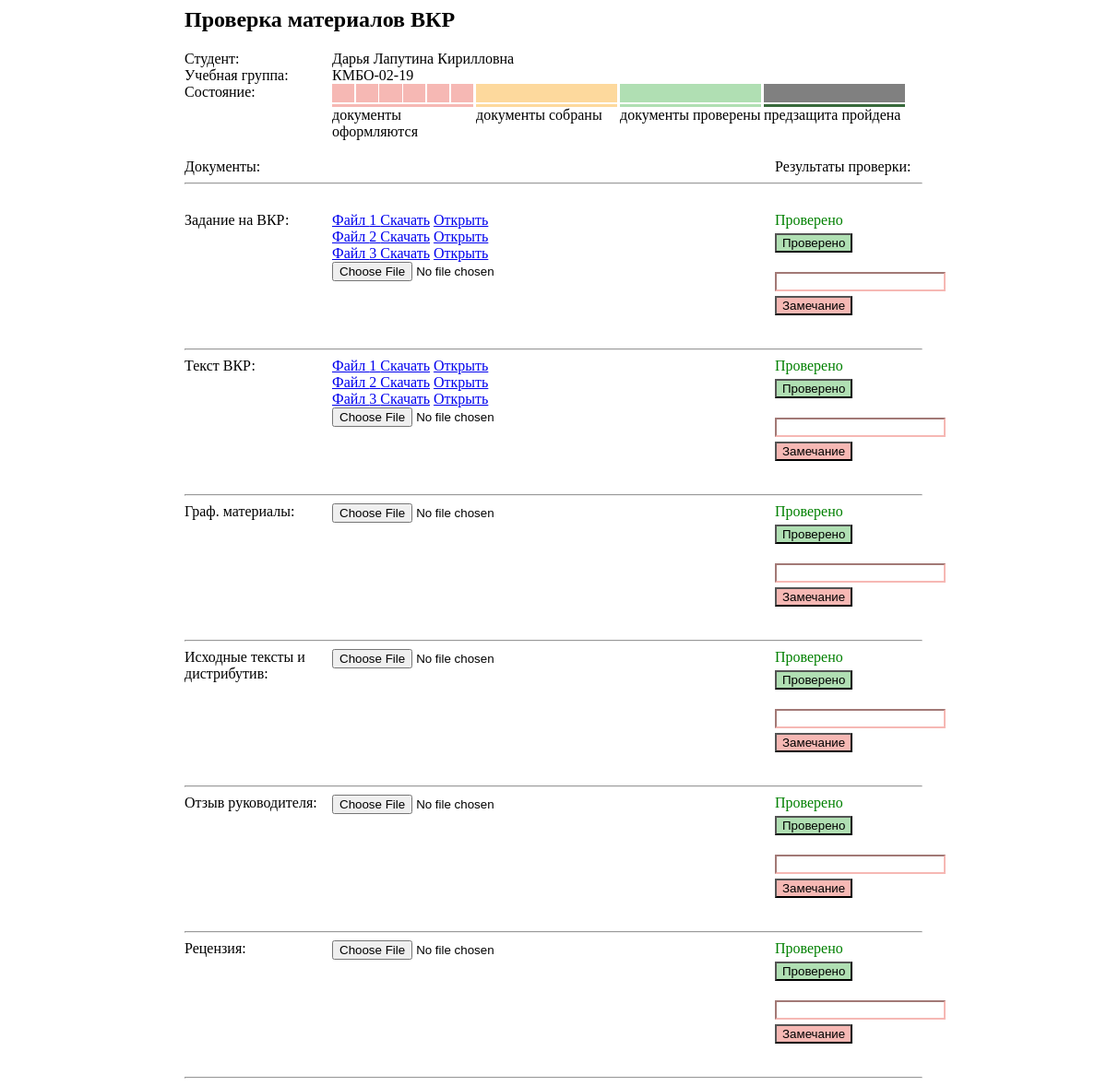
The page /proverkaVKR.php?id=1 on the database its author committed.
### tables this page shows
CREATE TABLE `students` (
  `id` int(11) NOT NULL,
  `first_name` text NOT NULL,
  `middle_name` text NOT NULL,
  `last_name` text NOT NULL,
  `date` datetime DEFAULT NULL
);

CREATE TABLE `groups` (
  `id` int(11) NOT NULL,
  `name` text NOT NULL
);

CREATE TABLE `file` (
  `id` int(11) NOT NULL,
  `document_id` int(11) NOT NULL,
  `path` text NOT NULL,
  `uploaded` datetime DEFAULT current_timestamp()
);

CREATE TABLE `document` (
  `id` int(11) NOT NULL,
  `doc_type` int(11) NOT NULL,
  `project_id` int(11) NOT NULL,
  `check_answer` text NOT NULL DEFAULT 'не проверено',
  `positive` tinyint(1) NOT NULL DEFAULT 2
);

### MySQL.php (called while the page is built, shortened)
<?php
class MySQL
{
    private $db = [
        "servername" => "localhost",
        "username" => "root",
        "password" => "",
        "database" => "vkr",
        ];
    public $conn;
    function __construct()
    {
        $this->conn = new mysqli($this->db["servername"],$this->db["username"], $this->db["password"], $this->db["database"]);
    }
    public function request($str)
    {
        $sql = $str;
        $result = mysqli_query($this->conn, $sql);
        $documents = mysqli_fetch_all($result, MYSQLI_ASSOC);
        return $documents;
    }
    public function request_array($str)
    {
        $sql = $str;
        $result = mysqli_query($this->conn, $sql);
        $documents = mysqli_fetch_array($result, MYSQLI_ASSOC);
        return $documents;
    }
}
?>

### proverkaVKR.php (the view, shortened to what this page needs)
<?php
include 'MySQL.php';
$p = new MySQL;
$student = $p->request_array("SELECT * FROM students WHERE id=".$_GET["id"]);
$group_id = $p->request_array("SELECT * FROM students_to_group WHERE student_id=".$_GET["id"]);
$group_name = $p->request_array("SELECT * FROM groups WHERE id=".$group_id["group_id"]);
?>
<!DOCTYPE HTML PUBLIC >
<html>
 <head>
  <link rel="stylesheet" href="proverkaVKR_style.css">
 </head>
 <body>
  <div class = "wrapper">
	<h2 class="">Проверка материалов ВКР</h2>
	<div class="load_block">
		<div>
			<div class ="type left_name">Студент:</div>
            <div class = "name"><?=$student["first_name"]?> <?=$student["middle_name"]?> <?=$student["last_name"]?></div>
		</div>
		<div>
			<div class ="type left_name">Учебная группа:</div>
            <div class = "name"><?=$group_name["name"]?></div>
		</div>
	</div>
	<div class = "state">
		<div class="left_name">Cостояние:</div>
		<div class = "text">
			<div class ="progress2 first">
                <?php
                $doc = $p->request_array("SELECT document1_id,document2_id,document3_id,document4_id,document5_id,document6_id FROM `project` WHERE `student_id`=".$student["id"]);
                $f=0;
                if(empty($doc))
                {
                    ?>
                    <div class = "square"></div>
                    <div class = "square"></div>
                    <div class = "square"></div>
                    <div class = "square"></div>
                    <div class = "square"></div>
                    <div class = "square"></div>
                    <?php
                }
                else {
                    $id_docs = [];
                    foreach ($doc as $docs) {
                        if (empty($id_docs)) {
                            $id_docs = $docs;
                        } else {
                            $id_docs .= ',' . $docs;
                        }
                    }
                    $progress = $p->request("SELECT * FROM `document` WHERE `id` IN ($id_docs)");
                    for($i = 0; $i < 6; $i++)
                    {
                        if($progress[$i]["positive"] == 0){
                            $f++;
                            ?>
                            <div class = "square on"></div>
                        <?php } else { ?>
                            <div class = "square"></div>
                        <?php }
                    }
                }
                ?>
            </div>
			<div>документы оформляются</div>
		</div>
		<div class = "text">
			<div class ="progress2 second">
                <?php
                if ($f==6){?>
                    <div class = "pr100 on"></div>
                    <?php
                }?>
			</div>
			<div>документы собраны</div>
		</div>
		<div class = "text">
			<div class ="progress2 third">
                <?php
                if ($f==6){?>
                    <div class = "pr100 on"></div>
                    <?php
                }?>
			</div>
			<div>документы проверены</div>
		</div>
		<div class = "text">
			<div class ="progress2 fourth">
			<div class = "pr100 space3"></div>
			</div>
			<div>предзащита пройдена</div>
		</div>
	</div>
	<div class="files">
			<div class ="name ">Документы:</div>
			<div class = "label">Результаты проверки:</div>
	</div>
	<div class = "clear"></div><hr>
	<div class = "add_files">
		<div >
			<div class = "name left_name" >Задание на ВКР:</div>
			<div class = "block ">
                <?php
                $result = $p->request_array("SELECT `document1_id` FROM `project` WHERE `student_id` =".$student["id"]);
                $i = 1;
                $files = $p->request("SELECT `path` FROM `file` WHERE `document_id`=".$result["document1_id"]);
                foreach($files as $file): ?>
                    <?php
                    foreach($file as $minifile):?>
                        <div><a href ="/download.php?path=<?=$minifile?>">Файл <?=$i?> Скачать</a> <a href ="/VKR/<?=$minifile?>">Открыть</a></div>
                <?php $i++; endforeach; ?>
                <?php endforeach; ?>
				<input type = "file">
			</div>
            <div class = "new">
                <?php
                $proj = $p->request_array("SELECT `document1_id` FROM project WHERE student_id =".$student["id"]);
                $doc = $p->request_array("SELECT `check_answer`, `positive`, `id` FROM document WHERE id = ". $proj["document1_id"]);
                if($doc["positive"] == 0): ?>
                    <div class = "result good">
                        <div><?=$doc["check_answer"]?></div>
                <?php endif ?>
                <form action="/upload_message.php" method="post">
                    <input type="submit" class ="button_good" value = "Проверено" name="mark_good">
                </form>
                <form action="/upload_message.php" method="post">
                    <input class = "input" type = "text" name = "text">
                    <input type="submit" class ="button_bad" value = "Замечание" name = "mark_bad">
                </form>
            </div>
            <div class="clear"></div><hr>
		<div >
			<div class = "name left_name" >Текст ВКР:</div>
			<div class = "block ">
                <?php
                $result = $p->request_array("SELECT `document2_id` FROM `project` WHERE `student_id` =".$student["id"]);
                $i = 1;
                $files = $p->request("SELECT `path` FROM `file` WHERE `document_id`=".$result["document2_id"]);
                foreach($files as $file): ?>
                    <?php
                    foreach($file as $minifile):?>
                        <div><a href ="/download.php?path=<?=$minifile?>">Файл <?=$i?> Скачать</a> <a href ="/VKR/<?=$minifile?>">Открыть</a></div>
                        <?php $i++; endforeach; ?>
                <?php endforeach; ?>
                <input type = "file">
			</div>
            <div class = "new">
                <?php
                $proj = $p->request_array("SELECT `document2_id` FROM project WHERE student_id =".$student["id"]);
                $doc = $p->request_array("SELECT `check_answer`, `positive`, `id` FROM document WHERE id = ". $proj["document2_id"]);
                if($doc["positive"] == 0): ?>
                    <div class = "result good">
                        <div><?=$doc["check_answer"]?></div>
                <?php endif ?>
                <form action="/upload_message.php" method="post">
                    <input type="submit" class ="button_good" value = "Проверено" name="mark_good">
                </form>
                <form action="/upload_message.php" method="post">
                    <input class = "input" type = "text" name = "text">
                    <input type="submit" class ="button_bad" value = "Замечание" name = "mark_bad">
                </form>
            </div>
            <div class="clear"></div><hr>
		</div>
		<div >
			<div class = "name left_name" >Граф. материалы:</div>
			<div class = "block ">
                <input type = "file">
			</div>
            <div class = "new">
                <?php
                $proj = $p->request_array("SELECT `document3_id` FROM project WHERE student_id =".$student["id"]);
                $doc = $p->request_array("SELECT `check_answer`, `positive`, `id` FROM document WHERE id = ". $proj["document3_id"]);
                if($doc["positive"] == 0): ?>
                <div class = "result good">
                    <div><?=$doc["check_answer"]?></div>
                    <?php endif ?>
                            <form action="/upload_message.php" method="post">
                                <input type="submit" class ="button_good" value = "Проверено" name="mark_good">
                            </form>
                            <form action="/upload_message.php" method="post">
                                <input class = "input" type = "text" name = "text">
                                <input type="submit" class ="button_bad" value = "Замечание" name = "mark_bad">
                            </form>
                        </div>
                        <div class="clear"></div><hr>
                    </div>
		<div >
			<div class = "name left_name" >Исходные тексты и дистрибутив:</div>
			<div class = "block ">
                <input type = "file">
			</div>
            <div class = "new">
                <?php
                $proj = $p->request_array("SELECT `document4_id` FROM project WHERE student_id =".$student["id"]);
                $doc = $p->request_array("SELECT `check_answer`, `positive`, `id` FROM document WHERE id = ". $proj["document4_id"]);
                if($doc["positive"] == 0): ?>
                <div class = "result good">
                    <div><?=$doc["check_answer"]?></div>
                    <?php endif ?>
                            <form action="/upload_message.php" method="post">
                                <input type="submit" class ="button_good" value = "Проверено" name="mark_good">
                            </form>
                            <form action="/upload_message.php" method="post">
                                <input class = "input" type = "text" name = "text">
                                <input type="submit" class ="button_bad" value = "Замечание" name = "mark_bad">
                            </form>
                        </div>
                        <div class="clear"></div><hr>
                    </div>
		<div >
			<div class = "name left_name" >Отзыв руководителя:</div>
			<div class = "block ">
                <input type = "file">
			</div>
            <div class = "new">
                <?php
                $proj = $p->request_array("SELECT `document5_id` FROM project WHERE student_id =".$student["id"]);
                $doc = $p->request_array("SELECT `check_answer`, `positive`, `id` FROM document WHERE id = ". $proj["document5_id"]);
                if($doc["positive"] == 0): ?>
                <div class = "result good">
                    <div><?=$doc["check_answer"]?></div>
                    <?php endif ?>
                            <form action="/upload_message.php" method="post">
                                <input type="submit" class ="button_good" value = "Проверено" name="mark_good">
                            </form>
                            <form action="/upload_message.php" method="post">
                                <input class = "input" type = "text" name = "text">
                                <input type="submit" class ="button_bad" value = "Замечание" name = "mark_bad">
                            </form>
                        </div>
                        <div class="clear"></div><hr>
                    </div>
		<div >
			<div class = "name left_name" >Рецензия:</div>
			<div class = "block ">
                <input type = "file">
			</div>
            <div class = "new">
                <?php
                $proj = $p->request_array("SELECT `document6_id` FROM project WHERE student_id =".$student["id"]);
                $doc = $p->request_array("SELECT `check_answer`, `positive`, `id` FROM document WHERE id = ". $proj["document6_id"]);
                if($doc["positive"] == 0): ?>
                <div class = "result good">
                    <div><?=$doc["check_answer"]?></div>
                    <?php endif ?>
                            <form action="/upload_message.php" method="post">
                                <input type="submit" class ="button_good" value = "Проверено" name="mark_good">
                            </form>
                            <form action="/upload_message.php" method="post">
                                <input class = "input" type = "text" name = "text">
                                <input type="submit" class ="button_bad" value = "Замечание" name = "mark_bad">
                            </form>
                        </div>
                        <div class="clear"></div><hr>
                    </div>
  </div>
 </body>
</html>

### proverkaVKR_style.css (style rules this page uses)
.load_block > div > .type { float:left; }
.load_block > div > .name { float:left; width:80%; }
.load_block { width:800px; }
.state { float:left; width:100%; margin-bottom:20px; }
.state > div:first-child { float:left; }
.files .name { float:left; width:80%; }
.files .label { float:left; width:20%; }
.add_files .name { float:left; }
.add_files .block { float:left; width:60%; }
.add_files .result { float:left; width:20%; }
.wrapper { width:800px; margin:0 auto; }
.left_name { width:20%; }
.result.good { color:green; }
.progress2 { width:98%; float:left; margin-right:0.5%; }
.progress2 > .square { height:20px; margin-right:1%; background-color:grey; width:15.83%; float:left; }
.add_files > div { margin-top:30px; }
.add_files hr { margin-top:20px; }
.progress2::after { content:''; height:3px; width:100%; position:relative; background:#f6b8b4; float:left; margin-top:2px; width:100%; }
.progress2.first::after { background:#f6b8b4; }
.progress2.fourth::after { background:#386a3b; }
.progress2.third::after { background:#b0dfb3; }
.progress2.second::after { background:#fdd99d; }
.progress2 > div:last-child { margin-right:0px; }
.text { float:left; width:19.5%; }
.pr100 { width:100%; background-color:grey; height:20px; float:left; }
.button_good { margin-top:5px; background-color:#b0dfb3; }
.button_bad { margin-top:5px; background-color:#f6b8b4; }
.input { border-color:#f6b8b4; margin-top:5px; }
.second .on { background-color:#fdd99d; }
.third .on { background-color:#b0dfb3; }
.square.on { background:#f6b8b4; }

### rows shown on the page
students: first_name "Дарья", middle_name "Лапутина", last_name "Кирилловна"
groups: name "КМБО-02-19"
document: positive 0 (drawn), check_answer "Проверено"
document: positive 0 (drawn), check_answer "Проверено"
document: positive 0 (drawn), check_answer "Проверено"
document: positive 0 (drawn), check_answer "Проверено"
document: positive 0 (drawn), check_answer "Проверено"
document: positive 0 (drawn), check_answer "Проверено"
